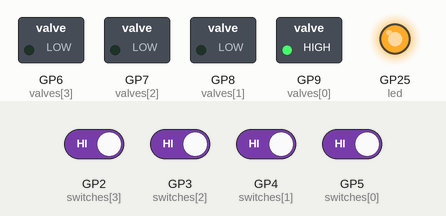
Simulated run of this program. Board: Raspberry Pi Pico running MicroPython. Shown: switched loads named in the program (green lamp = pin HIGH), output pins drawn as LEDs (lit = HIGH). Inputs (shaded band) come from the test bench; at power-on: GP2 (switches[3]), GP3 (switches[2]), GP4 (switches[1]), GP5 (switches[0]) HIGH.

Above: at 1.2 s.
1.3 s: GP2 (switches[3]) driven LOW and GP3 (switches[2]) driven LOW and GP4 (switches[1]) driven LOW and GP5 (switches[0]) driven LOW
At 2.3 s:
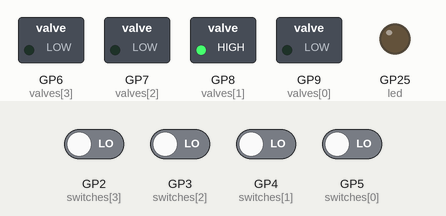
4.3 s: GP2 (switches[3]) driven HIGH
At 6.5 s:
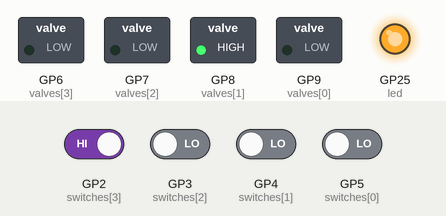
7.3 s: GP2 (switches[3]) driven LOW
At 8.8 s:
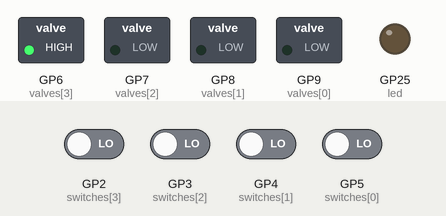
10.3 s: GP3 (switches[2]) driven HIGH
At 11.5 s:
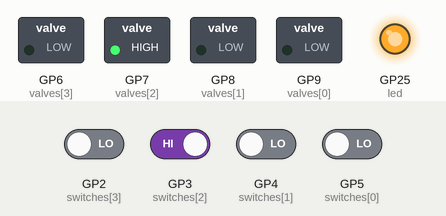
Timing chart, 0 to 14.3 s (numbered marks = the images above; inputs shaded):
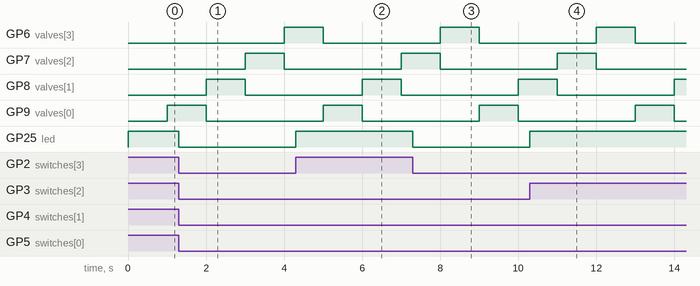

Measured:
- after the input at 1.3 s, GP25 (led): HIGH → LOW at once
- after the input at 4.3 s, GP25 (led): LOW → HIGH at once
- after the input at 7.3 s, GP25 (led): HIGH → LOW at once
- after the input at 10.3 s, GP25 (led): LOW → HIGH at once

The program:

test.py
```python
from machine import Pin, Timer
import time

VALVE_PINS = [9, 8, 7, 6]
SWITCH_PINS = [5, 4, 3, 2]

led = Pin("LED", Pin.OUT)
valves = [Pin(n, Pin.OUT) for n in VALVE_PINS]
switches = [Pin(n, Pin.IN, Pin.PULL_UP) for n in SWITCH_PINS]

tim = Timer(-1)

active_valve = 0


def tick(timer):
    global active_valve, valves

    for index, valve in enumerate(valves):
        if index == active_valve:
            valve.on()
        else:
            valve.off()

    active_valve += 1
    if active_valve > len(valves) - 1:
        active_valve = 0


tim.init(freq=1, mode=Timer.PERIODIC, callback=tick)


while True:
    if any([bool(switch.value()) for switch in switches]):
        led.on()
    else:
        led.off()
```
